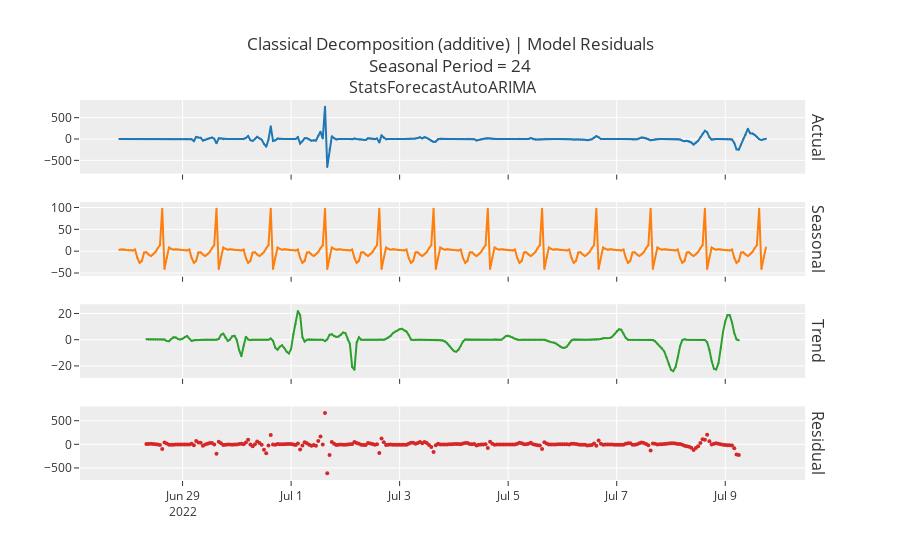

Source (notebook cell):
### Code cell
plot_model(model, 'decomp', fig_kwargs = fig_kwargs)

### Figure 1 — Plotly figure (JSON) as saved in the notebook; plotly's stock layout.template omitted (floating-point values rounded to 4 significant figures; data arrays with more than 128 entries replaced by an {"elided": "..."} marker saying what was removed)
{"data": [{"line": {"color": "rgb(31, 119, 180)", "width": 2}, "marker": {"size": 2}, "mode": "lines+markers", "name": "Actual", "type": "scatter", "x": {"elided": "287 str values"}, "xaxis": "x", "y": {"elided": "287 float values"}, "yaxis": "y"}, {"line": {"color": "rgb(255, 127, 14)", "width": 2}, "marker": {"size": 2}, "mode": "lines+markers", "name": "Seasonal", "type": "scatter", "x": {"elided": "287 str values"}, "xaxis": "x2", "y": {"elided": "287 float values"}, "yaxis": "y2"}, {"line": {"color": "rgb(44, 160, 44)", "width": 2}, "marker": {"size": 2}, "mode": "lines+markers", "name": "Trend", "type": "scatter", "x": {"elided": "287 str values"}, "xaxis": "x3", "y": {"elided": "287 float values"}, "yaxis": "y3"}, {"line": {"color": "rgb(214, 39, 40)", "width": 2}, "marker": {"size": 4}, "mode": "markers", "name": "Residuals", "type": "scatter", "x": {"elided": "287 str values"}, "xaxis": "x4", "y": {"elided": "287 float values"}, "yaxis": "y4"}], "layout": {"annotations": [{"font": {"size": 16}, "showarrow": false, "text": "StatsForecastAutoARIMA", "x": 0.49, "xanchor": "center", "xref": "paper", "y": 1, "yanchor": "bottom", "yref": "paper"}, {"font": {"size": 16}, "showarrow": false, "text": "Actual", "textangle": 90, "x": 0.98, "xanchor": "left", "xref": "paper", "y": 0.9031, "yanchor": "middle", "yref": "paper"}, {"font": {"size": 16}, "showarrow": false, "text": "Seasonal", "textangle": 90, "x": 0.98, "xanchor": "left", "xref": "paper", "y": 0.6344, "yanchor": "middle", "yref": "paper"}, {"font": {"size": 16}, "showarrow": false, "text": "Trend", "textangle": 90, "x": 0.98, "xanchor": "left", "xref": "paper", "y": 0.3656, "yanchor": "middle", "yref": "paper"}, {"font": {"size": 16}, "showarrow": false, "text": "Residual", "textangle": 90, "x": 0.98, "xanchor": "left", "xref": "paper", "y": 0.09688, "yanchor": "middle", "yref": "paper"}], "autosize": true, "showlegend": false, "title": {"text": "Classical Decomposition (additive) | Model Residuals<br>Seasonal Period = 24"}, "xaxis": {"anchor": "y", "autorange": true, "domain": [0, 0.98], "matches": "x4", "range": ["2022-06-27 02:17:31.4065", "2022-07-10 11:42:28.5935"], "showticklabels": false, "type": "date"}, "xaxis2": {"anchor": "y2", "autorange": true, "domain": [0, 0.98], "matches": "x4", "range": ["2022-06-27 02:17:31.4065", "2022-07-10 11:42:28.5935"], "showticklabels": false, "type": "date"}, "xaxis3": {"anchor": "y3", "autorange": true, "domain": [0, 0.98], "matches": "x4", "range": ["2022-06-27 02:17:31.4065", "2022-07-10 11:42:28.5935"], "showticklabels": false, "type": "date"}, "xaxis4": {"anchor": "y4", "autorange": true, "domain": [0, 0.98], "range": ["2022-06-27 02:17:31.4065", "2022-07-10 11:42:28.5935"], "type": "date"}, "yaxis": {"anchor": "x", "autorange": true, "domain": [0.8063, 1], "range": [-918.4, 1022.0], "type": "linear"}, "yaxis2": {"anchor": "x2", "autorange": true, "domain": [0.5375, 0.7312], "range": [-66.74, 122.8], "type": "linear"}, "yaxis3": {"anchor": "x3", "autorange": true, "domain": [0.2687, 0.4625], "range": [-32.6, 30.52], "type": "linear"}, "yaxis4": {"anchor": "x4", "autorange": true, "domain": [0, 0.1938], "range": [-852.1, 900.2], "type": "linear"}}}
